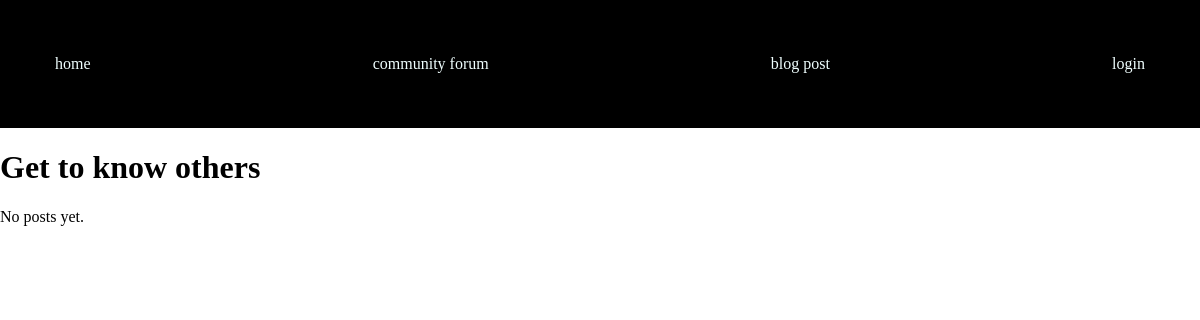
/blog/, run on an earlier commit of the app's database.
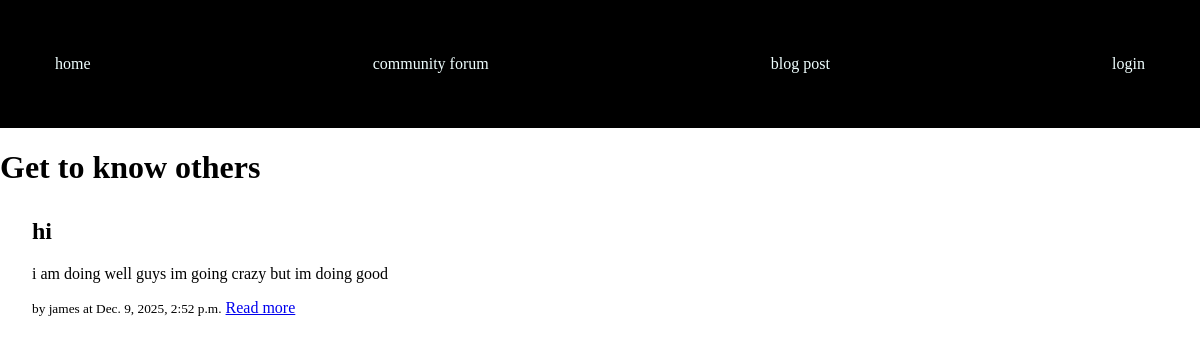
And on a later commit of the database.
### base/models.py (models this page shows, shortened)
class BlogPost(models.Model):
    title = models.CharField(max_length=200)
    content = models.TextField()
    published_date = models.DateTimeField(auto_now_add=True)
    author = models.ForeignKey(User, on_delete=models.CASCADE, related_name="posts")

### base/views.py (the view)
# urls.py: path('blog/', BlogPostListView.as_view(), name='blog-list'),
class BlogPostListView(ListView):
    model = BlogPost
    template_name = "base/blog/blog-list.html"
    context_object_name = 'posts'
    ordering = ['-published_date']

### base/templates/base/blog/blog-list.html (shortened to what this page needs)
{% extends 'base/base.html' %}
{% block content %}
<h1>Get to know others</h1>
{% for post in posts %}
    <div class="post-content">
        <h2>{{ post.title }}</h2>
        <p>{{ post.content }}</p>
        <small>by {{ post.author }} at {{ post.published_date }}</small>
        {% if user.is_authenticated %}
            <a href="{% url 'blog-detail' post.pk %}">Read more</a>
        {% else %}
            <a href="{% url 'login' %}?next={% url 'post-detail' post.pk %}">Read more</a>
        {% endif %}
        {% empty %}
            <p>No posts yet.</p>
        {% endfor %}
    </div>
{% endblock %}

### base/templates/base/base.html (shortened to what this page needs)
{% load static %}
<!DOCTYPE html>
<html lang="en">
<head>
    <link rel="stylesheet" href="{% static 'base/css/styles.css' %}">
</head>
<body>
    <header class="header">
        <nav class="nav-links">
            <div class="nav-link"><a href="/home">home</a></div>
            <div class="nav-link"><a href="{% url 'blog-list' %}">community forum</a></div>
            <div class="nav-link"><a href="{% url 'blog-post' %}"> blog post </a></div>
            {% if user.is_authenticated%}
            <div class="nav-link"><a href="{% url 'user-profile' %}">logged in as {{user.username}}</a></div>
            <div class="nav-link"><a href="{% url 'logout' %}">logout</a></div>
            {% else %}
            <div class="nav-link"><a href="/login">login</a></div>
            {% endif %}
        </nav>
    </header>
    <main class="{% block main_class %}page-content{% endblock %}">
        {% block content %}
        {% endblock %}
    </main>
</body>
</html>

### base/static/base/css/styles.css (style rules this page uses)
body { margin: 0; }
.header { display: flex; align-items: center; justify-content: center; padding: 55px; background-color: black; }
.nav-links { display: flex; align-items: center; justify-content: space-between; width: 100%; }
.header > .nav-links > .nav-link > a { color: azure; text-decoration: none; }
.post-content { margin: 2rem; justify-content: center; align-items: center; }

What changed in the data, as far as the page shows it:
added BlogPost: title "hi", content "i am doing well guys im going crazy but im doing good", author "james", published_date "Dec. 9, 2025, 2:52 p.m."
Also different on the page:
text no longer shown: "No posts yet."
